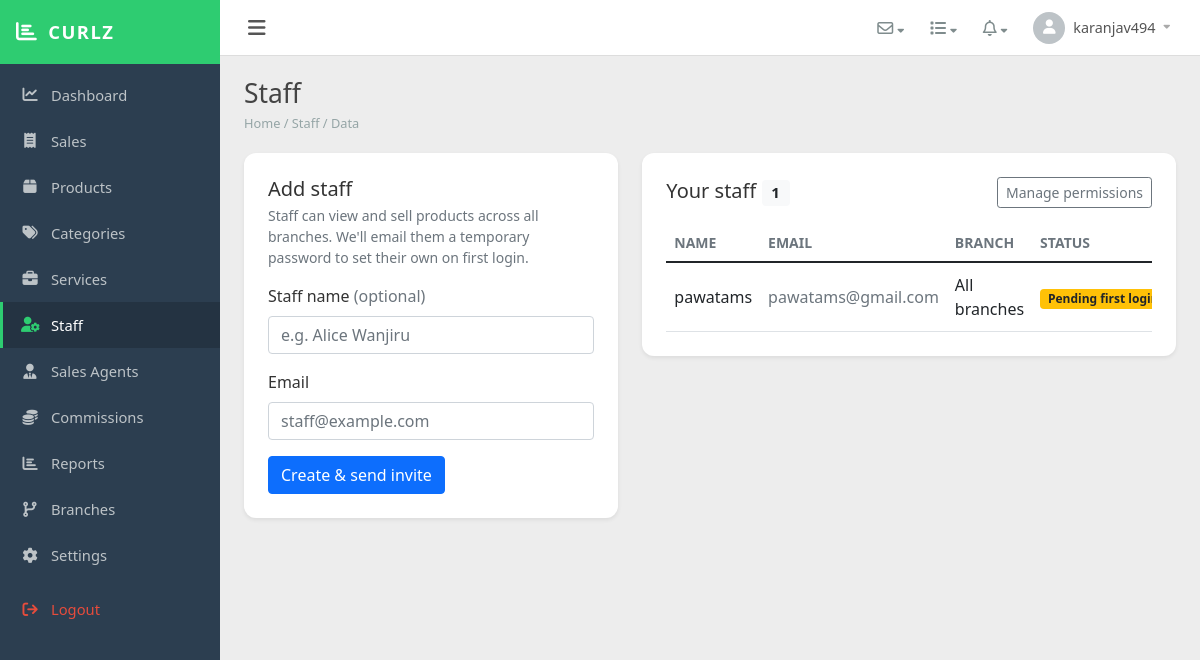
Screenshot of /public/super/staff/index.php (signed in) with the database file from the repository.
### tables this page shows
CREATE TABLE `users` (
  `id` int(11) NOT NULL,
  `tenant_id` int(11) DEFAULT NULL,
  `branch_id` int(11) DEFAULT NULL,
  `username` varchar(50) NOT NULL,
  `email` varchar(100) NOT NULL,
  `password_hash` varchar(255) NOT NULL,
  `must_reset_password` tinyint(1) NOT NULL DEFAULT 0,
  `role_id` int(11) NOT NULL,
  `is_active` tinyint(1) DEFAULT 1,
  `email_verified` tinyint(1) DEFAULT 0,
  `activation_token` varchar(64) DEFAULT NULL,
  `activation_expires` datetime DEFAULT NULL,
  `activated_at` datetime DEFAULT NULL,
  `created_at` timestamp NULL DEFAULT current_timestamp(),
  `updated_at` timestamp NULL DEFAULT current_timestamp() ON UPDATE current_timestamp(),
  `staff_category` enum('barber','salon','cleaner','reception','general') DEFAULT NULL,
  `supervisor_user_id` int(11) DEFAULT NULL
);

### app/app.php (called while the page is built, shortened)
<?php
spl_autoload_register(function ($class) {
    foreach (['Models\\' => '/app/models/', 'Controllers\\' => '/app/controllers/'] as $prefix => $dir) {
        if (strpos($class, $prefix) === 0) {
            $file = ROOT_PATH . $dir . substr($class, strlen($prefix)) . '.php';
            if (is_file($file)) { require_once $file; return; }
        }
    }
    foreach (['/app/helpers/', '/app/services/'] as $dir) {
        $file = ROOT_PATH . $dir . $class . '.php';
        if (is_file($file)) { require_once $file; return; }
    }
});

### app/helpers/TenantContext.php (called while the page is built, shortened)
<?php
class TenantContext
{
    private static ?int $tenantId = null;
    public static function boot(): void
    {
        self::$tenantId = $_SESSION['tenant_id']    ?? null;
    }
    public static function tenantId(): ?int { self::ensure(); return self::$tenantId; }
}

### app/services/StaffService.php (called while the page is built, shortened)
<?php
class StaffService
{
    private PDO $db;
    public function __construct(PDO $db)
    {
        $this->db = $db;
    }
    public function listForTenant(int $tenantId, ?int $branchId = null): array
    {
        $sql = "SELECT u.id, u.username, u.email, u.is_active, u.must_reset_password, u.branch_id, b.title AS branch_title
                  FROM users u
                  JOIN roles r ON r.id = u.role_id
             LEFT JOIN branches b ON b.id = u.branch_id
                 WHERE u.tenant_id = :t AND r.role_name = 'staff'";
        $params = [':t' => $tenantId];
        $sql .= ' ORDER BY u.username ASC';
        $stmt = $this->db->prepare($sql);
        $stmt->execute($params);
        return $stmt->fetchAll();
    }
}

### public/super/staff/index.php (the view, shortened to what this page needs)
<?php
require_once __DIR__ . '/../../../app/app.php';
$pdo = Database::pdo();
$tenantId = TenantContext::tenantId();
$svc = new StaffService($pdo);
$old = ['email' => '', 'name' => ''];
$staff = $svc->listForTenant((int) $tenantId);
?>
<div class="row g-4">
  <div class="col-12 col-lg-5">
    <div class="card border-0 shadow-sm" style="border-radius:12px;">
      <div class="card-body p-4">
        <h2 class="h5 mb-1">Add staff</h2>
        <p class="text-muted small mb-3">Staff can view and sell products across all branches. We'll email them a temporary password to set their own on first login.</p>
        <form method="post" novalidate>
          <div class="mb-3">
            <label class="form-label">Staff name <span class="text-muted">(optional)</span></label>
            <input name="name" class="form-control" placeholder="e.g. Alice Wanjiru" value="<?php echo htmlspecialchars($old['name']); ?>">
          </div>
          <div class="mb-3">
            <label class="form-label">Email</label>
            <input name="email" type="email" class="form-control" placeholder="staff@example.com" value="<?php echo htmlspecialchars($old['email']); ?>">
          </div>
          <button class="btn btn-primary">Create &amp; send invite</button>
        </form>
      </div>
    </div>
  </div>
  <div class="col-12 col-lg-7">
    <div class="card border-0 shadow-sm" style="border-radius:12px;">
      <div class="card-body p-4">
        <div class="d-flex justify-content-between align-items-center mb-3">
          <h2 class="h5 mb-0">Your staff <span class="badge bg-light text-dark"><?php echo count($staff); ?></span></h2>
          <a class="btn btn-sm btn-outline-secondary" href="/Curlz/public/super/staff/permissions.php">Manage permissions</a>
        </div>
        <?php if (!$staff): ?>
          <div class="text-muted">No staff yet. Add your first team member on the left.</div>
        <?php else: ?>
          <div class="table-responsive">
            <table class="table align-middle mb-0">
              <thead><tr class="text-muted small text-uppercase"><th>Name</th><th>Email</th><th>Branch</th><th>Status</th><th></th></tr></thead>
              <tbody>
                <?php foreach ($staff as $s): ?>
                <tr>
                  <td class="fw-semibold"><?php echo htmlspecialchars($s['username']); ?></td>
                  <td class="text-muted"><?php echo htmlspecialchars($s['email']); ?></td>
                  <td><?php echo htmlspecialchars($s['branch_title'] ?? 'All branches'); ?></td>
                  <td>
                    <?php if ((int)$s['must_reset_password'] === 1): ?>
                      <span class="badge bg-warning text-dark">Pending first login</span>
                    <?php elseif ((int)$s['is_active'] === 1): ?>
                      <span class="badge bg-success">Active</span>
                    <?php else: ?>
                      <span class="badge bg-secondary">Disabled</span>
                    <?php endif; ?>
                  </td>
                </tr>
                <?php endforeach; ?>
              </tbody>
            </table>
          </div>
        <?php endif; ?>
      </div>
    </div>
  </div>
</div>
<?php
include __DIR__ . '/../../templates/tenants/layout.php';

### public/assets/css/curlz-dashboard.css (style rules this page uses)
:root { --cd-sidebar: #2c3e50; --cd-sidebar-dark: #243342; --cd-brand: #2ecc71; --cd-bg: #ededed; --cd-white: #fff; --cd-text: #333; --cd-muted: #95a5a6; --cd-header-h: 56px; }
body.cd-body { margin: 0; font-family: 'Segoe UI', Tahoma, Geneva, Verdana, sans-serif; background: var(--cd-bg); color: var(--cd-text); }

### rows the page displays
users: username "pawatams", email "pawatams@gmail.com", branch_title "All branches", must_reset_password "Pending first…"

### other values shown
$item['label'] "Dashboard"
$item['label'] "Sales"
$item['label'] "Products"
$item['label'] "Categories"
$item['label'] "Services"
$item['label'] "Staff"
$item['label'] "Sales Agents"
$item['label'] "Commissions"
$item['label'] "Reports"
$item['label'] "Branches"
$item['label'] "Settings"
$username "karanjav494"
$page_title "Staff"
count($staff) "1"
